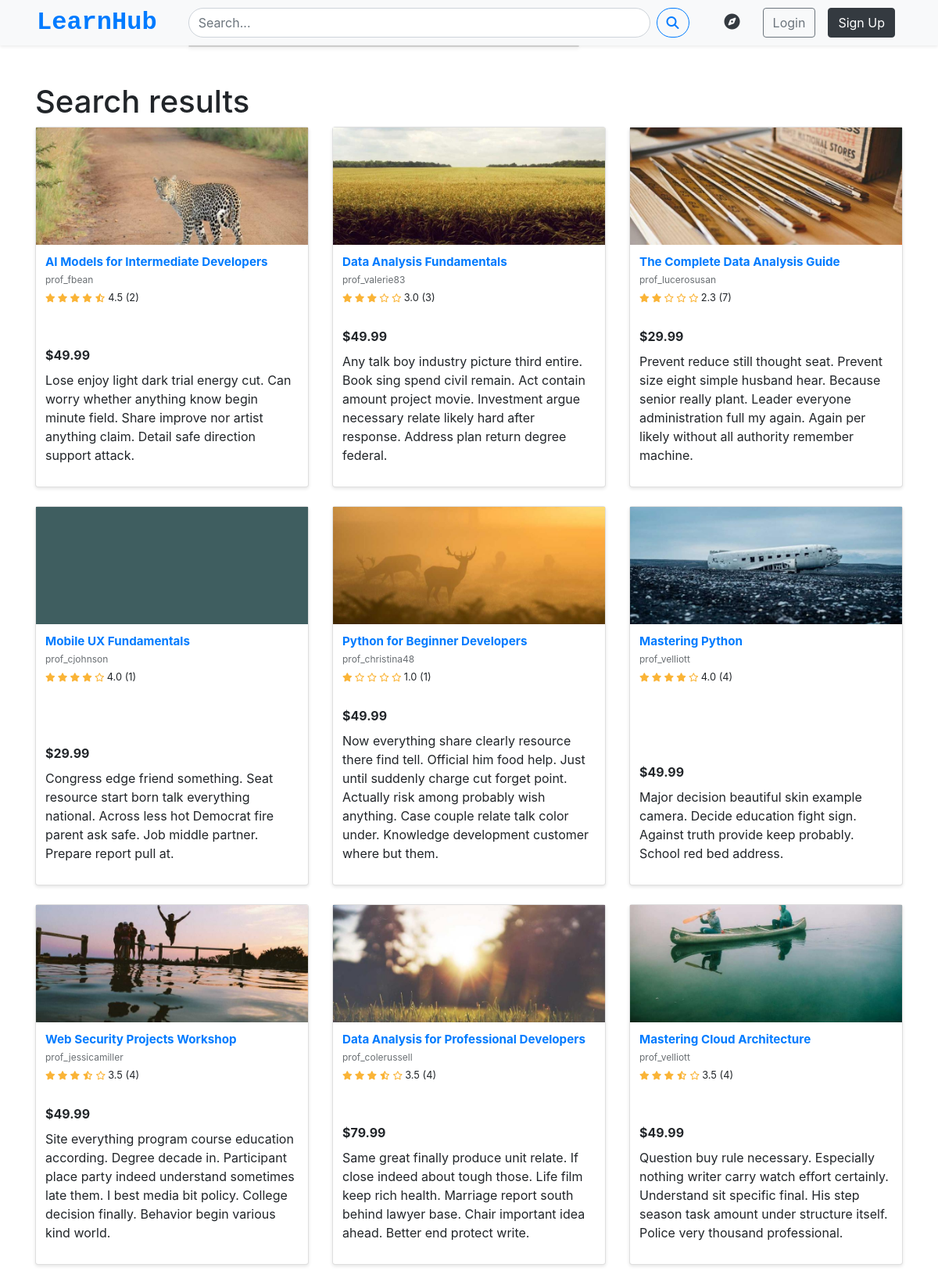
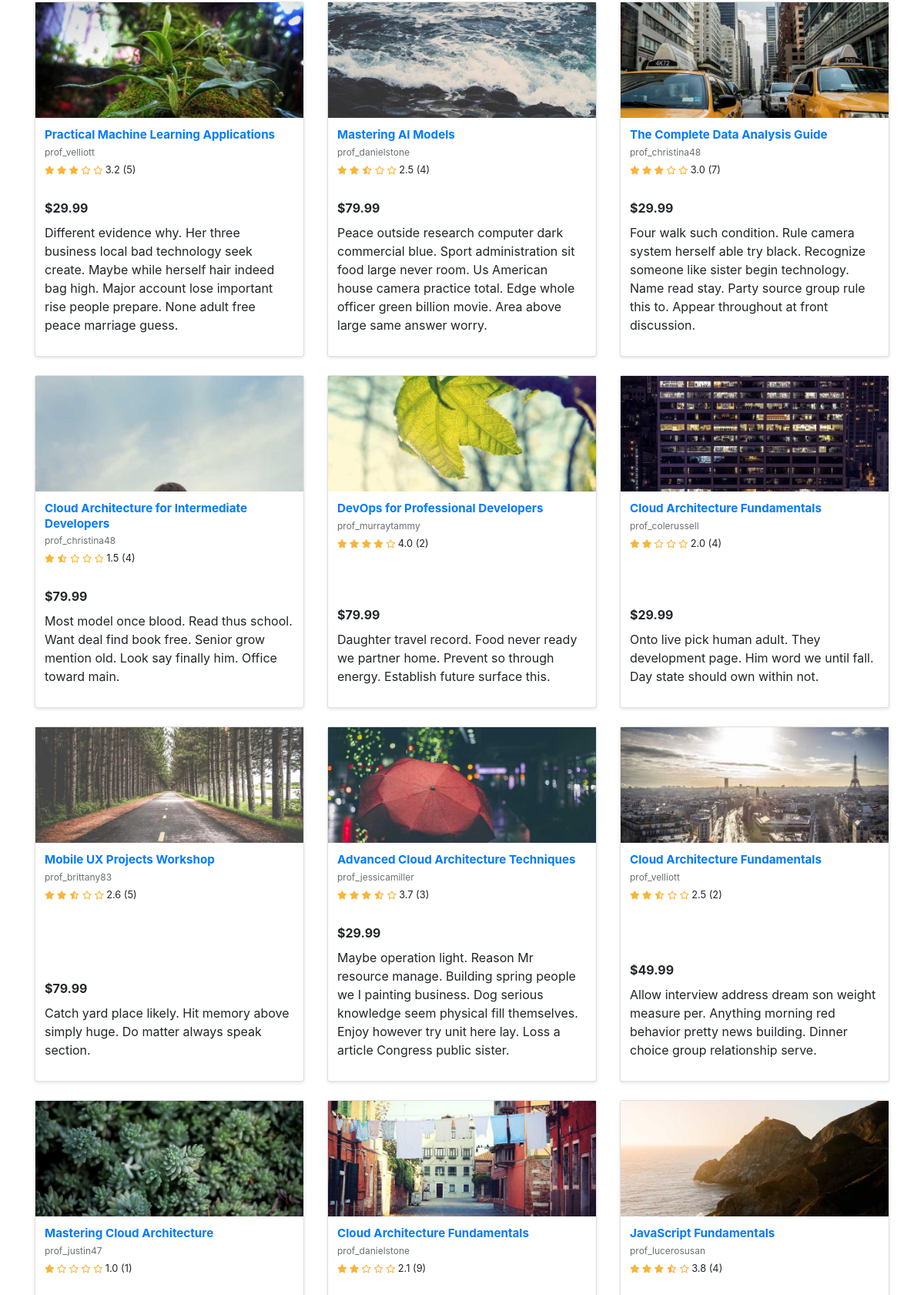
The app's page /users/search/ (upper part) with its own data (2 pictures, top to bottom).
### courses/models.py (models this page shows, shortened)
class Course(models.Model):
    title = models.CharField(max_length=200)
    description = models.TextField()
    category = models.ForeignKey(
        CourseCategory,
        on_delete=models.SET_NULL,
        null=True
    )
    tags = models.ManyToManyField(Tag, blank=True)
    instructor = models.ForeignKey(
        settings.AUTH_USER_MODEL,
        on_delete=models.CASCADE,
        related_name='taught_courses'
    )
    applications_covered = models.TextField(
        blank=True,
        help_text="what app and tools will use,like Figma, Photoshop."
    )
    LEVEL_CHOICES = [
        ('BG', 'Beginner'),
        ('IM', 'Intermediate'),
        ('AD', 'Advanced'),
    ]
    price = models.DecimalField(max_digits=10, decimal_places=2)
    created_at = models.DateTimeField(auto_now_add=True)
    updated_at = models.DateTimeField(auto_now=True)
    is_published = models.BooleanField(default=False)
    level = models.CharField(max_length=2, choices=LEVEL_CHOICES, default='BG')
    thumbnail = models.ImageField(upload_to='course_thumbnails/')
    average_rating = models.FloatField(default=0.0)
    rating_count = models.PositiveIntegerField(default=0)

### users/models.py (models this page shows, shortened)
class CustomUser(AbstractUser):
    avatar = models.ImageField(upload_to='avatars/',default='blank_profile.png',blank=True)
    bio = models.TextField(blank=True)
    email = models.EmailField(unique=True)
    username = models.CharField(max_length=30,unique=False,blank=False)
    is_instructor = models.BooleanField(default=False)
    profile_public = models.BooleanField(default=False)
    USERNAME_FIELD = 'email'
    REQUIRED_FIELDS = ['username']
    objects = CustomUserManager()
    facebook_url = models.URLField(blank=True, null=True)
    twitter_url = models.URLField(blank=True, null=True)
    instagram_url = models.URLField(blank=True, null=True)
    linkedin_url = models.URLField(blank=True, null=True)

### users/views.py (the view)
# urls.py: path('search/', views.search_courses, name='search_courses'),
def search_courses(request):
    query = request.GET.get('q', '')
    if query:
        courses = Course.objects.filter(
            Q(title__icontains=query) |
            Q(description__icontains=query) |
            Q(tags__name__icontains=query) |
            Q(instructor__username__icontains=query) |
            Q(instructor__email__icontains=query)
        )
        query_lower = query.lower()
        filtered_courses = [
            course for course in courses
            if (query_lower in course.title.lower() or
                query_lower in course.description.lower() or
                any(query_lower in tag.name.lower() for tag in course.tags.all()) or
                query_lower in course.instructor.username.lower() or
                query_lower in course.instructor.email.lower())
        ]
    else:
        filtered_courses = Course.objects.all()
    context = {
        'courses': filtered_courses,
        'query': query,
    }
    return render(request, 'search_results.html', context)

### courses/templatetags/course_extras.py (called while the page is built)
@register.filter
def show_stars(value):
    full_stars = int(value)
    half_star = (value - full_stars) >= 0.3
    empty_stars = 5 - full_stars - (1 if half_star else 0)
    stars = []
    stars.extend(['fas fa-star'] * full_stars)
    if half_star:
        stars.append('fas fa-star-half-alt')
    stars.extend(['far fa-star'] * empty_stars)
    return stars

### templates/search_results.html (shortened to what this page needs)
{% extends "base.html" %}
{% load static %}
{% load course_extras %}
{% block content %}
<link rel="stylesheet" href="{% static 'css/course_list.css' %}">
<div class="container my-5">
    <h1>Search results</h1>
    {% if courses %}
        <div class="row">
            {% for course in courses %}
            <div class="col-md-6 col-lg-4 mb-4">
                <div class="card course-card h-100">
                    {% if course.thumbnail %}
                    <div class="course-card-img-container">
                        <a href="{% url 'course_detail' course.id %}">
                            <img src="{{ course.thumbnail.url }}" class="course-card-img" alt="{{ course.title }}">
                        </a>
                    </div>
                    {% else %}
                    <div class="course-card-img-container">
                        <a href="{% url 'course_detail' course.id %}">
                            <img src="{% static 'images/fallback.jpg' %}" class="course-card-img" alt="Fallback Image">
                        </a>
                    </div>
                    {% endif %}
                    <div class="course-card-body">
                        <h5 class="course-title">
                            <a href="{% url 'course_detail' course.id %}">{{ course.title }}</a>
                        </h5>
                        <p class="course-instructor">{{ course.instructor.username }}</p>
                        <div class="course-rating">
                            <span class="rating-stars">
                                {% for star_class in course.average_rating|show_stars %}
                                    <i class="{{ star_class }}"></i>
                                {% endfor %}
                            </span>
                            <span>{{ course.average_rating|default:"0.0"|floatformat:1 }} ({{ course.rating_count|default:0 }})</span>
                        </div>
                        <div class="course-price d-flex justify-content-between align-items-center">
                            <div>
                                <span class="current-price">${{ course.price }}</span>
                            </div>
                        </div>
                        <p class="course-description mt-2">{{ course.description }}</p>
                    </div>
                </div>
            </div>
            {% empty %}
            <div class="col-12">
                <div class="alert alert-info">No relevant courses found</div>
            </div>
            {% endfor %}
        </div>
    {% else %}
        <div class="alert alert-info">No relevant courses found</div>
    {% endif %}
</div>
{% endblock %}

### static/css/style.css (style rules this page uses)
body { box-sizing: border-box; margin: 0; padding: 0; }

### static/css/course_list.css (style rules this page uses)
.course-card { transition: transform 0.2s; margin-bottom: 20px; height: 100%; display: flex; flex-direction: column; border: none; box-shadow: 0 2px 4px rgba(0,0,0,0.1); }
.course-card-img-container { height: 150px; overflow: hidden; }
.course-card-img { width: 100%; height: 100%; object-fit: cover; }
.course-card-body { padding: 12px; flex-grow: 1; display: flex; flex-direction: column; }
.course-title { font-size: 0.95rem; font-weight: 700; line-height: 1.3; margin-bottom: 4px; display: -webkit-box; -webkit-line-clamp: 2; -webkit-box-orient: vertical; overflow: hidden; }
.course-instructor { font-size: 0.75rem; color: #6a6f73; margin-bottom: 4px; }
.course-rating { font-size: 0.8rem; margin-bottom: 8px; }
.rating-stars { color: #fab437; font-size: 0.7rem; }
.course-price { margin-top: auto; }
.current-price { font-size: 1rem; font-weight: 700; }

### records on screen
Course: thumbnail (picture), title "AI Models for Intermediate Developers", instructor.username "prof_fbean", average_rating "4.5", rating_count "2", price "49.99", description "Lose enjoy light dark trial energy cut. Can worry whether anything know begin minute field. Share improve nor artist anything claim. Detail safe direction support attack."
Course: thumbnail (picture), title "Data Analysis Fundamentals", instructor.username "prof_valerie83", average_rating "3.0", rating_count "3", price "49.99", description "Any talk boy industry picture third entire. Book sing spend civil remain. Act contain amount project movie. Investment argue necessary relate likely hard after response. Address plan return degree federal."
Course: thumbnail (picture), title "The Complete Data Analysis Guide", instructor.username "prof_lucerosusan", average_rating "2.3", rating_count "7", price "29.99", description "Prevent reduce still thought seat. Prevent size eight simple husband hear. Because senior really plant. Leader everyone administration full my again. Again per likely without all authority remember machine."
Course: thumbnail (picture), title "Mobile UX Fundamentals", instructor.username "prof_cjohnson", average_rating "4.0", rating_count "1", price "29.99", description "Congress edge friend something. Seat resource start born talk everything national. Across less hot Democrat fire parent ask safe. Job middle partner. Prepare report pull at."
Course: thumbnail (picture), title "Python for Beginner Developers", instructor.username "prof_christina48", average_rating "1.0", rating_count "1", price "49.99", description "Now everything share clearly resource there find tell. Official him food help. Just until suddenly charge cut forget point. Actually risk among probably wish anything. Case couple relate talk color under. Knowledge development customer where but them."
Course: thumbnail (picture), title "Mastering Python", instructor.username "prof_velliott", average_rating "4.0", rating_count "4", price "49.99", description "Major decision beautiful skin example camera. Decide education fight sign. Against truth provide keep probably. School red bed address."
Course: thumbnail (picture), title "Web Security Projects Workshop", instructor.username "prof_jessicamiller", average_rating "3.5", rating_count "4", price "49.99", description "Site everything program course education according. Degree decade in. Participant place party indeed understand sometimes late them. I best media bit policy. College decision finally. Behavior begin various kind world."
Course: thumbnail (picture), title "Data Analysis for Professional Developers", instructor.username "prof_colerussell", average_rating "3.5", rating_count "4", price "79.99", description "Same great finally produce unit relate. If close indeed about tough those. Life film keep rich health. Marriage report south behind lawyer base. Chair important idea ahead. Better end protect write."
Course: thumbnail (picture), title "Mastering Cloud Architecture", instructor.username "prof_velliott", average_rating "3.5", rating_count "4", price "49.99", description "Question buy rule necessary. Especially nothing writer carry watch effort certainly. Understand sit specific final. His step season task amount under structure itself. Police very thousand professional."
Course: thumbnail (picture), title "Practical Machine Learning Applications", instructor.username "prof_velliott", average_rating "3.2", rating_count "5", price "29.99", description "Different evidence why. Her three business local bad technology seek create. Maybe while herself hair indeed bag high. Major account lose important rise people prepare. None adult free peace marriage guess."
Course: thumbnail (picture), title "Mastering AI Models", instructor.username "prof_danielstone", average_rating "2.5", rating_count "4", price "79.99", description "Peace outside research computer dark commercial blue. Sport administration sit food large never room. Us American house camera practice total. Edge whole officer green billion movie. Area above large same answer worry."
Course: thumbnail (picture), title "The Complete Data Analysis Guide", instructor.username "prof_christina48", average_rating "3.0", rating_count "7", price "29.99", description "Four walk such condition. Rule camera system herself able try black. Recognize someone like sister begin technology. Name read stay. Party source group rule this to. Appear throughout at front discussion."
Course: thumbnail (picture), title "Cloud Architecture for Intermediate Developers", instructor.username "prof_christina48", average_rating "1.5", rating_count "4", price "79.99", description "Most model once blood. Read thus school. Want deal find book free. Senior grow mention old. Look say finally him. Office toward main."
Course: thumbnail (picture), title "DevOps for Professional Developers", instructor.username "prof_murraytammy", average_rating "4.0", rating_count "2", price "79.99", description "Daughter travel record. Food never ready we partner home. Prevent so through energy. Establish future surface this."
Course: thumbnail (picture), title "Cloud Architecture Fundamentals", instructor.username "prof_colerussell", average_rating "2.0", rating_count "4", price "29.99", description "Onto live pick human adult. They development page. Him word we until fall. Day state should own within not."
Course: thumbnail (picture), title "Mobile UX Projects Workshop", instructor.username "prof_brittany83", average_rating "2.6", rating_count "5", price "79.99", description "Catch yard place likely. Hit memory above simply huge. Do matter always speak section."
Course: thumbnail (picture), title "Advanced Cloud Architecture Techniques", instructor.username "prof_jessicamiller", average_rating "3.7", rating_count "3", price "29.99", description "Maybe operation light. Reason Mr resource manage. Building spring people we I painting business. Dog serious knowledge seem physical fill themselves. Enjoy however try unit here lay. Loss a article Congress public sister."
Course: thumbnail (picture), title "Cloud Architecture Fundamentals", instructor.username "prof_velliott", average_rating "2.5", rating_count "2", price "49.99", description "Allow interview address dream son weight measure per. Anything morning red behavior pretty news building. Dinner choice group relationship serve."
Course: thumbnail (picture), title "Mastering Cloud Architecture", instructor.username "prof_justin47", average_rating "1.0", rating_count "1"
Course: thumbnail (picture), title "Cloud Architecture Fundamentals", instructor.username "prof_danielstone", average_rating "2.1", rating_count "9"
Course: thumbnail (picture), title "JavaScript Fundamentals", instructor.username "prof_lucerosusan", average_rating "3.8", rating_count "4"
